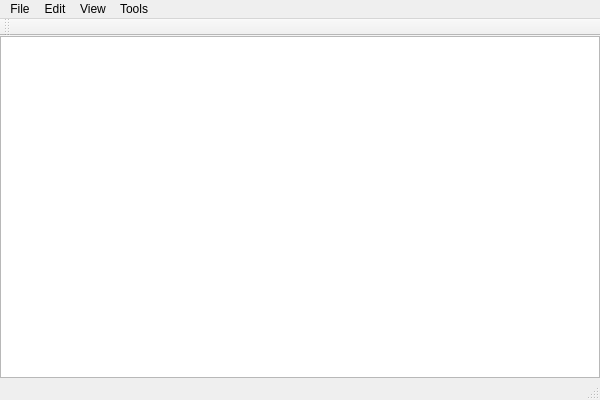
<?xml version="1.0" encoding="UTF-8"?>
<ui version="4.0">
 <class>ImageRasterClass</class>
 <widget class="QMainWindow" name="ImageRasterClass">
  <property name="geometry">
   <rect>
    <x>0</x>
    <y>0</y>
    <width>600</width>
    <height>400</height>
   </rect>
  </property>
  <property name="windowTitle">
   <string>Image Raster</string>
  </property>
  <property name="windowIcon">
   <iconset resource="imageraster.qrc">
    <normaloff>:/Resources/SmartRaster.png</normaloff>:/Resources/SmartRaster.png</iconset>
  </property>
  <widget class="QWidget" name="centralWidget">
   <layout class="QGridLayout" name="gridLayout">
    <property name="leftMargin">
     <number>0</number>
    </property>
    <property name="topMargin">
     <number>0</number>
    </property>
    <property name="rightMargin">
     <number>0</number>
    </property>
    <property name="bottomMargin">
     <number>0</number>
    </property>
    <item row="0" column="0">
     <widget class="QGraphicsView" name="graphicsView"/>
    </item>
   </layout>
  </widget>
  <widget class="QMenuBar" name="menuBar">
   <property name="geometry">
    <rect>
     <x>0</x>
     <y>0</y>
     <width>600</width>
     <height>21</height>
    </rect>
   </property>
   <widget class="QMenu" name="menuFile">
    <property name="title">
     <string>File</string>
    </property>
   </widget>
   <widget class="QMenu" name="menuView">
    <property name="title">
     <string>View</string>
    </property>
   </widget>
   <widget class="QMenu" name="menuEdit">
    <property name="title">
     <string>Edit</string>
    </property>
   </widget>
   <widget class="QMenu" name="menuTools">
    <property name="title">
     <string>Tools</string>
    </property>
   </widget>
   <addaction name="menuFile"/>
   <addaction name="menuEdit"/>
   <addaction name="menuView"/>
   <addaction name="menuTools"/>
  </widget>
  <widget class="QToolBar" name="mainToolBar">
   <attribute name="toolBarArea">
    <enum>TopToolBarArea</enum>
   </attribute>
   <attribute name="toolBarBreak">
    <bool>false</bool>
   </attribute>
  </widget>
  <widget class="QStatusBar" name="statusBar"/>
  <action name="actionScale">
   <property name="text">
    <string>Scale Editor</string>
   </property>
   <property name="toolTip">
    <string>Use this to add scale for your scene.</string>
   </property>
  </action>
  <action name="actionBlend">
   <property name="text">
    <string>Blend</string>
   </property>
   <property name="toolTip">
    <string>A tool to create professional thumbnail in your scene.</string>
   </property>
  </action>
 </widget>
 <layoutdefault spacing="6" margin="11"/>
 <resources>
  <include location="imageraster.qrc"/>
 </resources>
 <connections/>
</ui>
